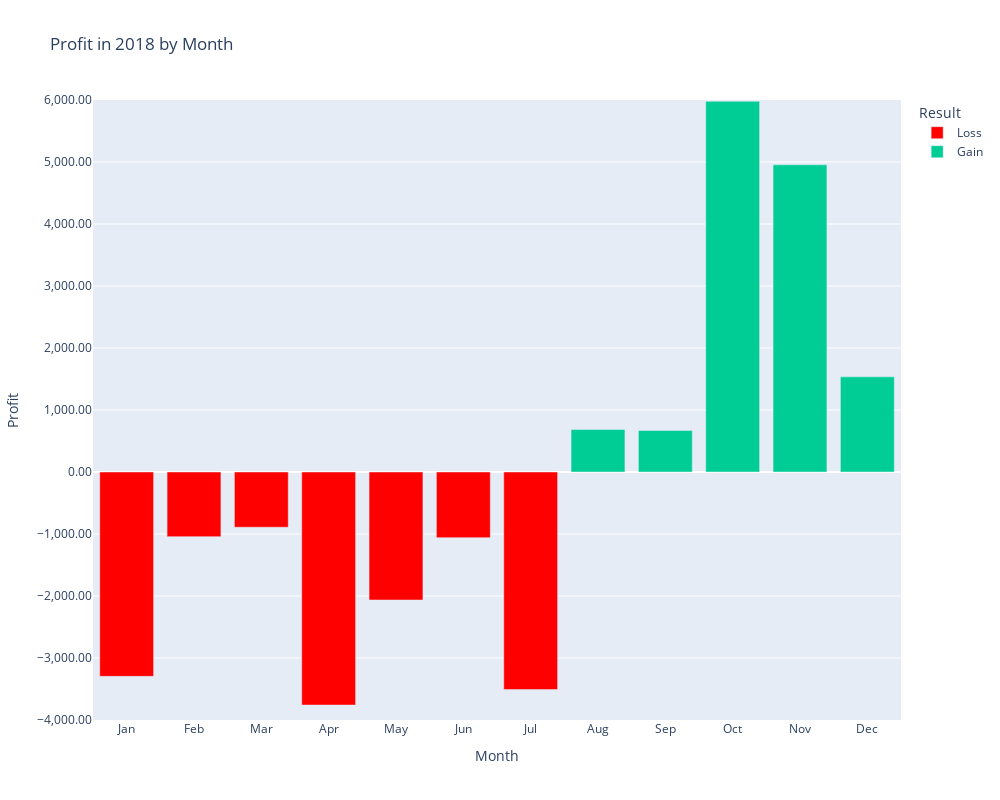

Notebook source saved alongside this figure:
### Code cell
# Because I dropped the month number ealier so now I have to manually arange the x label, but overall the chart is good enough, this is for the year 2018
fig_2018 = px.bar(year_month_summarise[year_month_summarise['Year'] == 2018], x = 'Month', y = 'Profit', color = 'Color',
                  title = 'Profit in 2018 by Month',
                  labels = dict( Month = 'Month', Profit = 'Profit', Color = 'Result'),
                  color_discrete_map = {
                      'Loss':'red',
                      'Profit':'green'},
                 width = 1000, height = 800)
fig_2018.update_layout(yaxis_tickformat = ',.2f', yaxis = dict(range = [-4000,6000]))
fig_2018.update_layout(xaxis = dict(tickvals = [0,1,2,3,4,5,6,7,8,9,10,11],
                                     ticktext = ['Jan','Feb','Mar','Apr','May','Jun','Jul','Aug','Sep','Oct','Nov','Dec']))
fig_2018.show()

### Figure 1 — Plotly figure (JSON) as saved in the notebook; plotly's stock layout.template omitted (floating-point values rounded to 4 significant figures)
{"data": [{"alignmentgroup": "True", "hovertemplate": "Result=Loss<br>Month=%{x}<br>Profit=%{y}<extra></extra>", "legendgroup": "Loss", "marker": {"color": "red", "pattern": {"shape": ""}}, "name": "Loss", "offsetgroup": "Loss", "orientation": "v", "showlegend": true, "textposition": "auto", "type": "bar", "x": ["Jan", "Apr", "May", "Jun", "Jul", "Aug", "Sep"], "xaxis": "x", "y": [-3296, -1043, -891, -3759, -2065, -1059, -3509], "yaxis": "y"}, {"alignmentgroup": "True", "hovertemplate": "Result=Gain<br>Month=%{x}<br>Profit=%{y}<extra></extra>", "legendgroup": "Gain", "marker": {"color": "#00cc96", "pattern": {"shape": ""}}, "name": "Gain", "offsetgroup": "Gain", "orientation": "v", "showlegend": true, "textposition": "auto", "type": "bar", "x": ["Feb", "Mar", "Oct", "Nov", "Dec"], "xaxis": "x", "y": [685, 669, 5979, 4955, 1535], "yaxis": "y"}], "layout": {"barmode": "relative", "height": 800, "legend": {"title": {"text": "Result"}, "tracegroupgap": 0}, "title": {"text": "Profit in 2018 by Month"}, "width": 1000, "xaxis": {"anchor": "y", "autorange": true, "domain": [0, 1], "range": [-0.5, 11.5], "ticktext": ["Jan", "Feb", "Mar", "Apr", "May", "Jun", "Jul", "Aug", "Sep", "Oct", "Nov", "Dec"], "tickvals": [0, 1, 2, 3, 4, 5, 6, 7, 8, 9, 10, 11], "title": {"text": "Month"}, "type": "category"}, "yaxis": {"anchor": "x", "domain": [0, 1], "range": [-4000, 6000], "tickformat": ",.2f", "title": {"text": "Profit"}, "type": "linear"}}}
